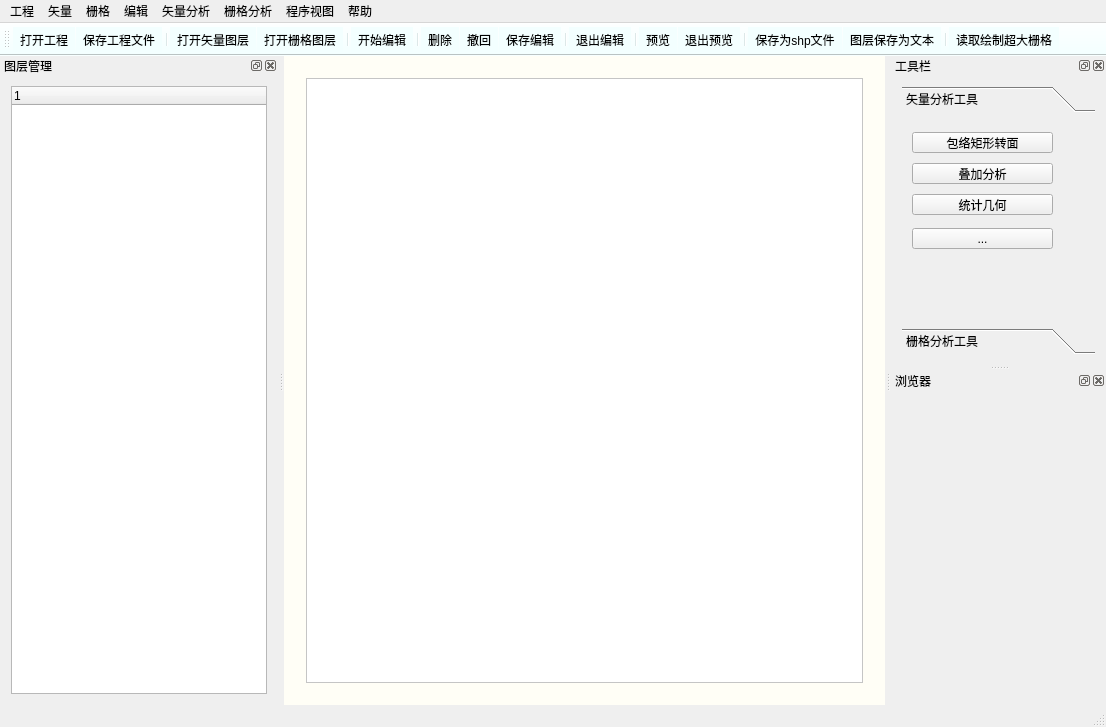
<?xml version="1.0" encoding="UTF-8"?>
<ui version="4.0">
 <class>MYGISClass</class>
 <widget class="QMainWindow" name="MYGISClass">
  <property name="geometry">
   <rect>
    <x>0</x>
    <y>0</y>
    <width>1106</width>
    <height>727</height>
   </rect>
  </property>
  <property name="minimumSize">
   <size>
    <width>1106</width>
    <height>727</height>
   </size>
  </property>
  <property name="windowTitle">
   <string>MYGIS</string>
  </property>
  <property name="windowIcon">
   <iconset resource="MYGIS.qrc">
    <normaloff>:/MYGIS/Iconres/logo.png</normaloff>:/MYGIS/Iconres/logo.png</iconset>
  </property>
  <widget class="QWidget" name="centralWidget">
   <property name="styleSheet">
    <string notr="true">background-color: rgb(255, 254, 246);</string>
   </property>
   <layout class="QVBoxLayout" name="verticalLayout">
    <item>
     <widget class="QWidget" name="widget" native="true">
      <layout class="QHBoxLayout" name="horizontalLayout_2">
       <item>
        <widget class="QGraphicsView" name="graphicsView">
         <property name="styleSheet">
          <string notr="true">background-color: rgb(255, 255, 255);</string>
         </property>
        </widget>
       </item>
      </layout>
     </widget>
    </item>
   </layout>
  </widget>
  <widget class="QMenuBar" name="menuBar">
   <property name="geometry">
    <rect>
     <x>0</x>
     <y>0</y>
     <width>1106</width>
     <height>26</height>
    </rect>
   </property>
   <property name="styleSheet">
    <string notr="true"/>
   </property>
   <widget class="QMenu" name="menuVectorLayer">
    <property name="title">
     <string>矢量</string>
    </property>
    <addaction name="actionopenVectorLayer"/>
    <addaction name="actionsaveShp"/>
    <addaction name="actionTextSaveVector"/>
   </widget>
   <widget class="QMenu" name="menuedit">
    <property name="title">
     <string>编辑</string>
    </property>
    <addaction name="actionstartEdit"/>
    <addaction name="actiondelete"/>
    <addaction name="actionsaveEdit"/>
    <addaction name="actionendEdit"/>
    <addaction name="actionwithdraw"/>
   </widget>
   <widget class="QMenu" name="menuProgramView">
    <property name="title">
     <string>程序视图</string>
    </property>
    <addaction name="actionResetView"/>
    <addaction name="actionPreviewMode"/>
    <addaction name="actionExitPreview"/>
   </widget>
   <widget class="QMenu" name="menuVectorAnalysis">
    <property name="title">
     <string>矢量分析</string>
    </property>
    <addaction name="actionCalculateGeometry"/>
    <addaction name="actionConvexHull"/>
    <addaction name="actionOverlayAnalysis"/>
   </widget>
   <widget class="QMenu" name="menuproject">
    <property name="title">
     <string>工程</string>
    </property>
    <addaction name="actionSaveProject"/>
    <addaction name="actionOpenProject"/>
   </widget>
   <widget class="QMenu" name="menuRasterLayer">
    <property name="title">
     <string>栅格</string>
    </property>
    <addaction name="actionopenRasterLayer"/>
    <addaction name="actionbigTIF"/>
   </widget>
   <widget class="QMenu" name="menuRasterAnalysis">
    <property name="title">
     <string>栅格分析</string>
    </property>
    <addaction name="actionRasterFalseColor"/>
    <addaction name="actionGrayscaleHistogram"/>
    <addaction name="actionEqualizeRaster"/>
   </widget>
   <widget class="QMenu" name="menuhelp">
    <property name="title">
     <string>帮助</string>
    </property>
    <addaction name="actionAuthorStatement"/>
    <addaction name="actionProgramStatement"/>
   </widget>
   <addaction name="menuproject"/>
   <addaction name="menuVectorLayer"/>
   <addaction name="menuRasterLayer"/>
   <addaction name="menuedit"/>
   <addaction name="menuVectorAnalysis"/>
   <addaction name="menuRasterAnalysis"/>
   <addaction name="menuProgramView"/>
   <addaction name="menuhelp"/>
  </widget>
  <widget class="QToolBar" name="mainToolBar">
   <property name="layoutDirection">
    <enum>Qt::LeftToRight</enum>
   </property>
   <property name="styleSheet">
    <string notr="true">background-color: rgb(243, 255, 255);</string>
   </property>
   <property name="orientation">
    <enum>Qt::Horizontal</enum>
   </property>
   <property name="toolButtonStyle">
    <enum>Qt::ToolButtonTextUnderIcon</enum>
   </property>
   <attribute name="toolBarArea">
    <enum>TopToolBarArea</enum>
   </attribute>
   <attribute name="toolBarBreak">
    <bool>false</bool>
   </attribute>
   <addaction name="actionOpenProject"/>
   <addaction name="actionSaveProject"/>
   <addaction name="separator"/>
   <addaction name="actionopenVectorLayer"/>
   <addaction name="actionopenRasterLayer"/>
   <addaction name="separator"/>
   <addaction name="actionstartEdit"/>
   <addaction name="separator"/>
   <addaction name="actiondelete"/>
   <addaction name="actionwithdraw"/>
   <addaction name="actionsaveEdit"/>
   <addaction name="separator"/>
   <addaction name="actionendEdit"/>
   <addaction name="separator"/>
   <addaction name="actionPreviewMode"/>
   <addaction name="actionExitPreview"/>
   <addaction name="separator"/>
   <addaction name="actionsaveShp"/>
   <addaction name="actionTextSaveVector"/>
   <addaction name="separator"/>
   <addaction name="actionbigTIF"/>
  </widget>
  <widget class="QStatusBar" name="statusBar"/>
  <widget class="QDockWidget" name="LayerdockWidget">
   <property name="minimumSize">
    <size>
     <width>240</width>
     <height>620</height>
    </size>
   </property>
   <property name="windowTitle">
    <string>图层管理</string>
   </property>
   <attribute name="dockWidgetArea">
    <number>1</number>
   </attribute>
   <widget class="QWidget" name="LayerdockWidgetContents">
    <layout class="QVBoxLayout" name="verticalLayout_2">
     <item>
      <widget class="QTreeWidget" name="LayertreeWidget">
       <property name="minimumSize">
        <size>
         <width>164</width>
         <height>246</height>
        </size>
       </property>
       <column>
        <property name="text">
         <string notr="true">1</string>
        </property>
       </column>
      </widget>
     </item>
    </layout>
   </widget>
  </widget>
  <widget class="QDockWidget" name="TooldockWidget">
   <property name="windowTitle">
    <string>工具栏</string>
   </property>
   <attribute name="dockWidgetArea">
    <number>2</number>
   </attribute>
   <widget class="QWidget" name="TooldockWidgetContents">
    <layout class="QVBoxLayout" name="verticalLayout_4">
     <item>
      <widget class="QToolBox" name="toolBox">
       <property name="minimumSize">
        <size>
         <width>193</width>
         <height>251</height>
        </size>
       </property>
       <property name="currentIndex">
        <number>0</number>
       </property>
       <widget class="QWidget" name="page">
        <property name="geometry">
         <rect>
          <x>0</x>
          <y>0</y>
          <width>193</width>
          <height>191</height>
         </rect>
        </property>
        <attribute name="label">
         <string>矢量分析工具</string>
        </attribute>
        <widget class="QToolButton" name="ConvexHulltoolButton">
         <property name="geometry">
          <rect>
           <x>10</x>
           <y>14</y>
           <width>141</width>
           <height>21</height>
          </rect>
         </property>
         <property name="text">
          <string>包络矩形转面</string>
         </property>
         <property name="icon">
          <iconset resource="MYGIS.qrc">
           <normaloff>:/MYGIS/Iconres/tool.png</normaloff>:/MYGIS/Iconres/tool.png</iconset>
         </property>
         <property name="toolButtonStyle">
          <enum>Qt::ToolButtonTextBesideIcon</enum>
         </property>
        </widget>
        <widget class="QToolButton" name="OverlayAnalysistoolButton">
         <property name="geometry">
          <rect>
           <x>10</x>
           <y>45</y>
           <width>141</width>
           <height>21</height>
          </rect>
         </property>
         <property name="text">
          <string>叠加分析</string>
         </property>
         <property name="icon">
          <iconset resource="MYGIS.qrc">
           <normaloff>:/MYGIS/Iconres/tool.png</normaloff>:/MYGIS/Iconres/tool.png</iconset>
         </property>
         <property name="autoRepeatInterval">
          <number>100</number>
         </property>
         <property name="toolButtonStyle">
          <enum>Qt::ToolButtonTextBesideIcon</enum>
         </property>
        </widget>
        <widget class="QToolButton" name="CalculateGeometrytoolButton">
         <property name="geometry">
          <rect>
           <x>10</x>
           <y>76</y>
           <width>141</width>
           <height>21</height>
          </rect>
         </property>
         <property name="text">
          <string>统计几何</string>
         </property>
         <property name="icon">
          <iconset resource="MYGIS.qrc">
           <normaloff>:/MYGIS/Iconres/tool.png</normaloff>:/MYGIS/Iconres/tool.png</iconset>
         </property>
         <property name="toolButtonStyle">
          <enum>Qt::ToolButtonTextBesideIcon</enum>
         </property>
        </widget>
        <widget class="QToolButton" name="StatisticsByColortoolButton">
         <property name="geometry">
          <rect>
           <x>10</x>
           <y>110</y>
           <width>141</width>
           <height>21</height>
          </rect>
         </property>
         <property name="text">
          <string>...</string>
         </property>
        </widget>
       </widget>
       <widget class="QWidget" name="page_2">
        <property name="geometry">
         <rect>
          <x>0</x>
          <y>0</y>
          <width>193</width>
          <height>191</height>
         </rect>
        </property>
        <attribute name="label">
         <string>栅格分析工具</string>
        </attribute>
        <widget class="QToolButton" name="toolButton_5">
         <property name="geometry">
          <rect>
           <x>11</x>
           <y>107</y>
           <width>141</width>
           <height>21</height>
          </rect>
         </property>
         <property name="minimumSize">
          <size>
           <width>141</width>
           <height>21</height>
          </size>
         </property>
         <property name="text">
          <string>...</string>
         </property>
        </widget>
        <widget class="QToolButton" name="EqualizeRastertoolButton">
         <property name="geometry">
          <rect>
           <x>11</x>
           <y>76</y>
           <width>141</width>
           <height>21</height>
          </rect>
         </property>
         <property name="minimumSize">
          <size>
           <width>141</width>
           <height>21</height>
          </size>
         </property>
         <property name="text">
          <string>均衡化显示栅格</string>
         </property>
         <property name="icon">
          <iconset resource="MYGIS.qrc">
           <normaloff>:/MYGIS/Iconres/tool.png</normaloff>:/MYGIS/Iconres/tool.png</iconset>
         </property>
         <property name="toolButtonStyle">
          <enum>Qt::ToolButtonTextBesideIcon</enum>
         </property>
        </widget>
        <widget class="QToolButton" name="RasterFalseColortoolButton">
         <property name="geometry">
          <rect>
           <x>11</x>
           <y>14</y>
           <width>141</width>
           <height>21</height>
          </rect>
         </property>
         <property name="minimumSize">
          <size>
           <width>141</width>
           <height>21</height>
          </size>
         </property>
         <property name="text">
          <string>栅格假彩色显示</string>
         </property>
         <property name="icon">
          <iconset resource="MYGIS.qrc">
           <normaloff>:/MYGIS/Iconres/tool.png</normaloff>:/MYGIS/Iconres/tool.png</iconset>
         </property>
         <property name="toolButtonStyle">
          <enum>Qt::ToolButtonTextBesideIcon</enum>
         </property>
        </widget>
        <widget class="QToolButton" name="GrayscaleHistogramtoolButton">
         <property name="geometry">
          <rect>
           <x>11</x>
           <y>45</y>
           <width>141</width>
           <height>21</height>
          </rect>
         </property>
         <property name="minimumSize">
          <size>
           <width>141</width>
           <height>21</height>
          </size>
         </property>
         <property name="text">
          <string>灰度直方图</string>
         </property>
         <property name="icon">
          <iconset resource="MYGIS.qrc">
           <normaloff>:/MYGIS/Iconres/tool.png</normaloff>:/MYGIS/Iconres/tool.png</iconset>
         </property>
         <property name="toolButtonStyle">
          <enum>Qt::ToolButtonTextBesideIcon</enum>
         </property>
        </widget>
       </widget>
      </widget>
     </item>
    </layout>
   </widget>
  </widget>
  <widget class="QDockWidget" name="BrowserdockWidget">
   <property name="minimumSize">
    <size>
     <width>215</width>
     <height>316</height>
    </size>
   </property>
   <property name="windowTitle">
    <string>浏览器</string>
   </property>
   <attribute name="dockWidgetArea">
    <number>2</number>
   </attribute>
   <widget class="QWidget" name="browserdockWidgetContents"/>
  </widget>
  <action name="actionopenVectorLayer">
   <property name="icon">
    <iconset resource="MYGIS.qrc">
     <normaloff>:/MYGIS/Iconres/shp.png</normaloff>:/MYGIS/Iconres/shp.png</iconset>
   </property>
   <property name="text">
    <string>打开矢量图层</string>
   </property>
  </action>
  <action name="actionstartEdit">
   <property name="icon">
    <iconset resource="MYGIS.qrc">
     <normaloff>:/MYGIS/Iconres/StartEditing.png</normaloff>:/MYGIS/Iconres/StartEditing.png</iconset>
   </property>
   <property name="text">
    <string>开始编辑</string>
   </property>
  </action>
  <action name="actionendEdit">
   <property name="icon">
    <iconset resource="MYGIS.qrc">
     <normaloff>:/MYGIS/Iconres/ExitEditing.png</normaloff>:/MYGIS/Iconres/ExitEditing.png</iconset>
   </property>
   <property name="text">
    <string>退出编辑</string>
   </property>
  </action>
  <action name="actiondelete">
   <property name="icon">
    <iconset resource="MYGIS.qrc">
     <normaloff>:/MYGIS/Iconres/Delete.png</normaloff>:/MYGIS/Iconres/Delete.png</iconset>
   </property>
   <property name="text">
    <string>删除</string>
   </property>
  </action>
  <action name="actionsaveEdit">
   <property name="icon">
    <iconset resource="MYGIS.qrc">
     <normaloff>:/MYGIS/Iconres/OKToSave.png</normaloff>:/MYGIS/Iconres/OKToSave.png</iconset>
   </property>
   <property name="text">
    <string>保存编辑</string>
   </property>
  </action>
  <action name="actionwithdraw">
   <property name="icon">
    <iconset resource="MYGIS.qrc">
     <normaloff>:/MYGIS/Iconres/withdraw.png</normaloff>:/MYGIS/Iconres/withdraw.png</iconset>
   </property>
   <property name="text">
    <string>撤回</string>
   </property>
   <property name="menuRole">
    <enum>QAction::TextHeuristicRole</enum>
   </property>
  </action>
  <action name="actionResetView">
   <property name="text">
    <string>重置默认视图为默认</string>
   </property>
  </action>
  <action name="actionPreviewMode">
   <property name="icon">
    <iconset resource="MYGIS.qrc">
     <normaloff>:/MYGIS/Iconres/Preview.png</normaloff>:/MYGIS/Iconres/Preview.png</iconset>
   </property>
   <property name="text">
    <string>预览</string>
   </property>
  </action>
  <action name="actionExitPreview">
   <property name="icon">
    <iconset resource="MYGIS.qrc">
     <normaloff>:/MYGIS/Iconres/PreviewOff.png</normaloff>:/MYGIS/Iconres/PreviewOff.png</iconset>
   </property>
   <property name="text">
    <string>退出预览</string>
   </property>
  </action>
  <action name="actionsaveShp">
   <property name="icon">
    <iconset resource="MYGIS.qrc">
     <normaloff>:/MYGIS/Iconres/SH.png</normaloff>:/MYGIS/Iconres/SH.png</iconset>
   </property>
   <property name="text">
    <string>保存为shp文件</string>
   </property>
  </action>
  <action name="actionCalculateGeometry">
   <property name="icon">
    <iconset resource="MYGIS.qrc">
     <normaloff>:/MYGIS/Iconres/tool.png</normaloff>:/MYGIS/Iconres/tool.png</iconset>
   </property>
   <property name="text">
    <string>统计几何</string>
   </property>
  </action>
  <action name="actionConvexHull">
   <property name="icon">
    <iconset resource="MYGIS.qrc">
     <normaloff>:/MYGIS/Iconres/tool.png</normaloff>:/MYGIS/Iconres/tool.png</iconset>
   </property>
   <property name="text">
    <string>包络矩形转面</string>
   </property>
  </action>
  <action name="actionOverlayAnalysis">
   <property name="icon">
    <iconset resource="MYGIS.qrc">
     <normaloff>:/MYGIS/Iconres/tool.png</normaloff>:/MYGIS/Iconres/tool.png</iconset>
   </property>
   <property name="text">
    <string>叠加分析</string>
   </property>
  </action>
  <action name="actionTextSaveVector">
   <property name="icon">
    <iconset resource="MYGIS.qrc">
     <normaloff>:/MYGIS/Iconres/CSV.png</normaloff>:/MYGIS/Iconres/CSV.png</iconset>
   </property>
   <property name="text">
    <string>图层保存为文本</string>
   </property>
   <property name="toolTip">
    <string>矢量图层保存为文本</string>
   </property>
  </action>
  <action name="actionSaveProject">
   <property name="icon">
    <iconset resource="MYGIS.qrc">
     <normaloff>:/MYGIS/Iconres/Saveproject.png</normaloff>:/MYGIS/Iconres/Saveproject.png</iconset>
   </property>
   <property name="text">
    <string>保存工程文件</string>
   </property>
  </action>
  <action name="actionOpenProject">
   <property name="icon">
    <iconset resource="MYGIS.qrc">
     <normaloff>:/MYGIS/Iconres/Openproject.png</normaloff>:/MYGIS/Iconres/Openproject.png</iconset>
   </property>
   <property name="text">
    <string>打开工程</string>
   </property>
  </action>
  <action name="actionopenRasterLayer">
   <property name="icon">
    <iconset resource="MYGIS.qrc">
     <normaloff>:/MYGIS/Iconres/raster.png</normaloff>:/MYGIS/Iconres/raster.png</iconset>
   </property>
   <property name="text">
    <string>打开栅格图层</string>
   </property>
  </action>
  <action name="actionbigTIF">
   <property name="icon">
    <iconset resource="MYGIS.qrc">
     <normaloff>:/MYGIS/Iconres/Big.png</normaloff>:/MYGIS/Iconres/Big.png</iconset>
   </property>
   <property name="text">
    <string>读取绘制超大栅格</string>
   </property>
  </action>
  <action name="actionRasterFalseColor">
   <property name="icon">
    <iconset resource="MYGIS.qrc">
     <normaloff>:/MYGIS/Iconres/tool.png</normaloff>:/MYGIS/Iconres/tool.png</iconset>
   </property>
   <property name="text">
    <string>栅格假色彩显示</string>
   </property>
  </action>
  <action name="actionGrayscaleHistogram">
   <property name="icon">
    <iconset resource="MYGIS.qrc">
     <normaloff>:/MYGIS/Iconres/tool.png</normaloff>:/MYGIS/Iconres/tool.png</iconset>
   </property>
   <property name="text">
    <string>栅格灰度直方图绘制</string>
   </property>
  </action>
  <action name="actionEqualizeRaster">
   <property name="icon">
    <iconset resource="MYGIS.qrc">
     <normaloff>:/MYGIS/Iconres/tool.png</normaloff>:/MYGIS/Iconres/tool.png</iconset>
   </property>
   <property name="text">
    <string>均衡化显示栅格</string>
   </property>
  </action>
  <action name="actionAuthorStatement">
   <property name="icon">
    <iconset resource="MYGIS.qrc">
     <normaloff>:/MYGIS/Iconres/author.png</normaloff>:/MYGIS/Iconres/author.png</iconset>
   </property>
   <property name="text">
    <string>作者声明</string>
   </property>
  </action>
  <action name="actionProgramStatement">
   <property name="icon">
    <iconset resource="MYGIS.qrc">
     <normaloff>:/MYGIS/Iconres/program.png</normaloff>:/MYGIS/Iconres/program.png</iconset>
   </property>
   <property name="text">
    <string>程序说明</string>
   </property>
  </action>
  <zorder>LayerdockWidget</zorder>
 </widget>
 <layoutdefault spacing="6" margin="11"/>
 <resources>
  <include location="MYGIS.qrc"/>
 </resources>
 <connections/>
</ui>
